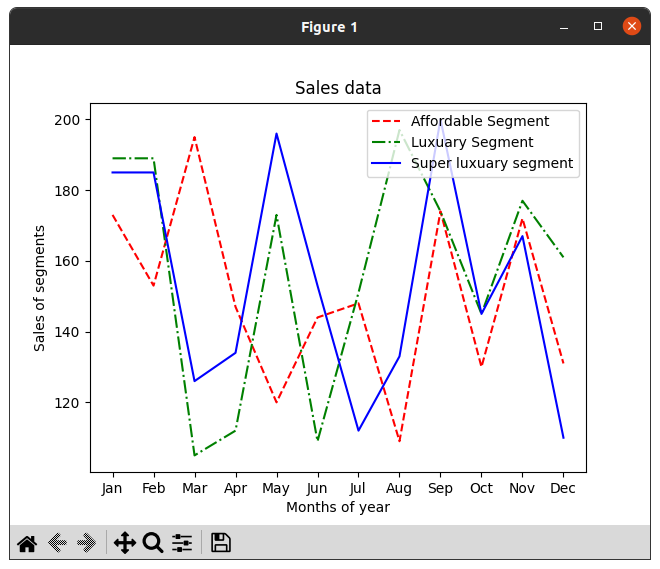

Recreate this plot in Python.
import numpy as np
import matplotlib.pyplot as plt
print("University No: SJC22MCA-2021 \nName: Christin Benny \nBatch: S3 MCA \n______________________________________\n")

product=['Jan','Feb','Mar','Apr','May','Jun','Jul','Aug','Sep','Oct','Nov','Dec']
affordable_segment=[173,153,195,147,120,144,148,109,174,130,172,131]
luxuary_segment=[189,189,105,112,173,109,151,197,174,145,177,161]
super_luxuary=[185,185,126,134,196,153,112,133,200,145,167,110]
plt.plot(product,affordable_segment,'r--',label='Affordable Segment')
plt.plot(product,luxuary_segment, 'g-.',label='Luxuary Segment')
plt.plot(product,super_luxuary,'b-',label='Super luxuary segment')
plt.xlabel('Months of year')
plt.ylabel('Sales of segments')
plt.title('Sales data')
plt.legend(loc='upper right')
plt.show()
